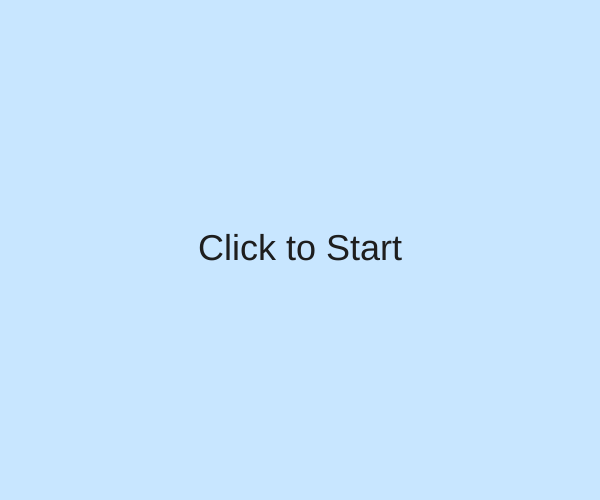
Frame 1 (no input)
Frame 60 (no input): identical to frame 1, image omitted
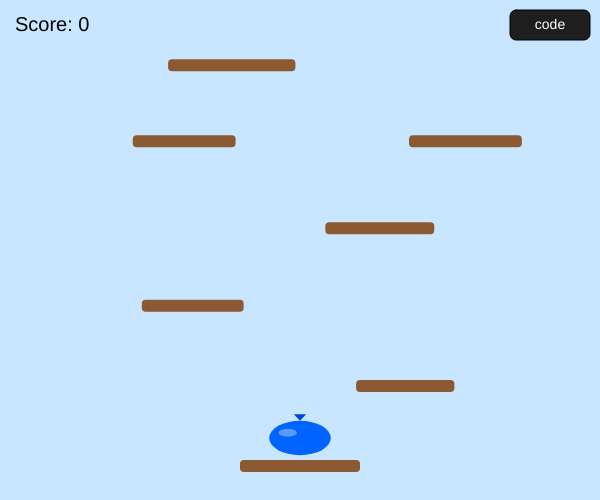
Frame 120 (the mouse pressed at the canvas centre since frame 60)

The p5.js sketch that drew these frames (run headless with seeded random() and noise() and a simulated clock; from frame 60 on, the mouse is pressed at the canvas centre):

// p5.js sketch
// ── sketch.js
// =======================================

// WATER BALLOON INFINITE CLIMBER

// FULL VERSION WITH:

// - Scoring

// - Spikes

// - Double Jump

// - Pop + Water Burst

// - Secret Fly Cheat (BojoHead)

// - Auto Score in Fly Mode

// - Spiky Balls (roll down platforms after 100 points)

// =======================================


let lastPlatformY = null;

let lastPlatformId = null;

let lastSpikeY = -Infinity;


let ball;

let gravity = 0.8;

let moveAccel = 0.6;

let maxSpeed = 6;

let friction = 0.9;

let jumpStrength = -16;

let bounceDamp = -0.25;


let onGround = false;


let youCanDoubleJump = false;

let lastDoubleJumpScore = 0;


let scaleX = 1;

let scaleY = 1;

let targetScaleX = 1;

let targetScaleY = 1;


let platforms = [];

let highestPlatformY = 0;

let camY = 0;

let score = 0;


let gameStarted = false;


// Pop system

let isPopping = false;

let popTimer = 0;

let popDuration = 30;


// Water particles

let waterParticles = [];


// Cheat system

let enteringCode = false;

let codeInput = "";

let flyMode = false;

let flyScoreTimer = 0; // auto score in fly mode


// Spiky balls

let spikyBalls = [];

let spikySpawnTimer = 0;

let spikySpawnInterval = 2000; // max 1 ball every 2 sec


// ======================

// SETUP

// ======================


function setup() {

  createCanvas(600, 500);

  resetGame();

}


function draw() {

  background(200, 230, 255);


  if (!gameStarted) {

    textAlign(CENTER, CENTER);

    textSize(36);

    fill(30);

    text("Click to Start", width / 2, height / 2);

    return;

  }


  updateBall();

  updateCamera();

  generatePlatforms();

  cleanPlatforms();

  updateSpikyBalls();


  push();

  translate(0, -camY);


  drawPlatforms();

  drawBalloon();

  drawSpikyBalls();

  updateWaterParticles();


  pop();


  drawUI();

}


// ======================

// BALL LOGIC

// ======================


function updateBall() {

  // POP FREEZE

  if (isPopping) {

    popTimer++;

    if (popTimer >= popDuration) {

      gameStarted = false;

      resetGame();

    }

    return;

  }


  // FLY MODE

  if (flyMode) {

    // console.log("flyMode")

    let dx = mouseX - ball.x;

    let dy = mouseY + camY - ball.y;

    let angle = atan2(dy, dx);


    ball.vx = lerp(ball.vx, cos(angle) * 8, 0.2);

    ball.vy = lerp(ball.vy, sin(angle) * 8, 0.2);


    ball.x += ball.vx;

    ball.y += ball.vy;


    // SPIKE COLLISION IN FLY MODE

    for (let p of platforms) {

      if (p.hasSpike && p.spikeX !== null) {

        let spikeTop = p.y - 10;

        if (

          ball.x + ball.r > p.spikeX &&

          ball.x - ball.r < p.spikeX + 10 &&

          ball.y + ball.r > spikeTop &&

          ball.y - ball.r < p.y

        ) {

          isPopping = true;

          popTimer = 0;

          ball.vx = 0;

          ball.vy = 0;

          flyMode = false;

          createWaterBurst();

        }

      }

    }



    // Auto-score in fly mode

    flyScoreTimer += deltaTime / 1000;

    if (flyScoreTimer >= 1) {

      score += 10; // 1 point per second

      flyScoreTimer = 0;

    }


    return; // skip normal physics

  }


      // SPIKY BALL COLLISION IN FLY MODE

    if (score >= 100 && spikyBalls.length < 2) {

      // console.log("score >= 11")

      spikySpawnTimer += deltaTime;


      if (spikySpawnTimer > spikySpawnInterval) {

        // pick random platform anywhere above camera top

        // console.log("spikySpawnTimer > spikySpawnInterval")

        let candidatePlatforms = platforms.filter(

          (p) => p.y < camY + height && p.y > camY - 50

        );

        if (candidatePlatforms.length > 0) {

         spikyBalls.push({

  x: random(40, width - 40),

  y: camY - 40,

  r: 12,

  vx: random([-2, 2]),

  vy: random(2,5)

});

        }

      }

    }

  

  let prevY = ball.y;


  // Horizontal

  if (keyIsDown(LEFT_ARROW)) ball.vx -= moveAccel;

  if (keyIsDown(RIGHT_ARROW)) ball.vx += moveAccel;


  ball.vx *= friction;

  ball.vx = constrain(ball.vx, -maxSpeed, maxSpeed);

  ball.x += ball.vx;

  ball.x = constrain(ball.x, ball.r, width - ball.r);


  // Gravity

  ball.vy += gravity;

  ball.y += ball.vy;


  onGround = false;


  // PLATFORM COLLISION

  for (let p of platforms) {

    if (

      ball.vy >= 0 &&

      prevY + ball.r <= p.y &&

      ball.y + ball.r >= p.y &&

      ball.x + ball.r > p.x &&

      ball.x - ball.r < p.x + p.w

    ) {

      ball.y = p.y - ball.r;

      ball.vy *= bounceDamp;


      targetScaleY = 0.6;

      targetScaleX = 1.4;

      onGround = true;


      if (lastPlatformId !== null && p.id !== lastPlatformId) {

        if (p.y < lastPlatformY) {

          score += 5;

        } else {

          score -= 5;

          if (score < 0) score = 0;

        }


        while (score >= lastDoubleJumpScore + 9) {

          youCanDoubleJump = true;

          lastDoubleJumpScore += 9;

        }

      }


      lastPlatformY = p.y;

      lastPlatformId = p.id;

      break;

    }

  }


  // SPIKE COLLISION

  for (let p of platforms) {

    if (p.hasSpike && p.spikeX !== null) {

      let spikeTop = p.y - 10;


      if (

        ball.x + ball.r > p.spikeX &&

        ball.x - ball.r < p.spikeX + 10 &&

        ball.y + ball.r > spikeTop &&

        ball.y - ball.r < p.y

      ) {

        isPopping = true;

        popTimer = 0;

        ball.vx = 0;

        ball.vy = 0;

        createWaterBurst();

      }

    }

  }


  // SPIKY BALL COLLISION

  for (let s of spikyBalls) {

    let d = dist(ball.x, ball.y, s.x, s.y);

    if (d < ball.r + s.r) {

      isPopping = true;

      popTimer = 0;

      ball.vx = 0;

      ball.vy = 0;

      createWaterBurst();

    }

  }


  if (!onGround) {

    targetScaleX = 1;

    targetScaleY = 1;

  }


  scaleX = lerp(scaleX, targetScaleX, 0.2);

  scaleY = lerp(scaleY, targetScaleY, 0.2);


  // FALL DEATH

  if (ball.y - camY > height + 120) {

    gameStarted = false;

    resetGame();

  }


  // SPAWN SPIKY BALLS AFTER 100 POINTS

}


function updateCamera() {

  let threshold = height * 0.35;

  if (ball.y - camY < threshold) {

    camY = ball.y - threshold;

  }

}


// ======================

// UI

// ======================


function drawUI() {

  fill(0);

  textSize(20);

  textAlign(LEFT, TOP);

  text("Score: " + score, 15, 15);


  if (youCanDoubleJump) {

    fill(0, 150, 255);

    text("Double Jump Ready!", 15, 40);

  }


  // Code box

  fill(30);

  rect(width - 90, 10, 80, 30, 6);


  fill(255);

  textAlign(CENTER, CENTER);

  textSize(14);

  text("code", width - 50, 25);


  if (enteringCode) {

    fill(0);

    rect(width - 180, 50, 170, 30, 6);


    fill(255);

    textAlign(LEFT, CENTER);

    text(codeInput, width - 170, 65);

  }


  if (flyMode) {

    fill(0, 255, 100);

    textAlign(RIGHT, TOP);

    text("FLY MODE", width - 10, 50);

  }

}


// ======================

// PLATFORMS

// ======================


function generateInitialPlatforms() {

  let y = height - 40;

  let w = 120;

  let x = width / 2 - w / 2;


  platforms.push({ x, y, w, h: 12, id: 0, hasSpike: false, spikeX: null });


  y -= 80;


  for (let i = 0; i < 6; i++) {

    createPlatformLayer(y);

    y -= random(75, 90);

  }


  highestPlatformY = y;

}


function generatePlatforms() {

  while (highestPlatformY > camY - 200) {

    createPlatformLayer(highestPlatformY);

    highestPlatformY -= random(75, 90);

  }

}


function createPlatformLayer(y) {

  let count = random() < 0.25 ? 2 : 1;


  function makePlatform(x, w) {

    let platform = {

      x,

      y,

      w,

      h: 12,

      id: platforms.length,

      hasSpike: false,

      spikeX: null,

    };


    if (

      score >= 50 &&

      random() < 0.3 &&

      (lastSpikeY - y >= 70 || lastSpikeY === -Infinity)

    ) {

      platform.hasSpike = true;

      // platform.spikeX = random(platform.x + 10, platform.x + platform.w - 20);
      platform.spikeX = platform.x + platform.w / 2 - 5; // Center the spike

      lastSpikeY = y;

    }


    platforms.push(platform);

  }


  if (count === 1) {

    let w = random(90, 130);

    let x = random(40, width - w - 40);

    makePlatform(x, w);

  } else {

    let w1 = random(90, 120);

    let w2 = random(90, 120);

    makePlatform(random(40, width / 2 - w1 - 20), w1);

    makePlatform(random(width / 2 + 20, width - w2 - 40), w2);

  }

}


function cleanPlatforms() {

  platforms = platforms.filter((p) => p.y < camY + height + 100);

}


function drawPlatforms() {

  noStroke();

  for (let p of platforms) {

    fill(140, 90, 50);

    rect(p.x, p.y, p.w, p.h, 4);


    if (p.hasSpike) {

      fill(255, 0, 0);

      triangle(p.spikeX, p.y, p.spikeX + 10, p.y, p.spikeX + 5, p.y - 10);

    }

  }

}


// ======================

// BALLOON

// ======================


function drawBalloon() {

  push();

  translate(ball.x, ball.y);

  noStroke();


  let popScale = 1;

  let alpha = 255;


  if (isPopping) {

    let t = popTimer / popDuration;

    if (t < 0.5) popScale = 1 + t * 2;

    else {

      popScale = 2 - t * 2;

      alpha = 255 * (1 - t);

    }

  }


  push();

  scale(scaleX * popScale, scaleY * popScale);


  fill(0, 100, 255, alpha);

  ellipse(0, 0, ball.r * 2, ball.r * 2.6);


  fill(255, 255, 255, 90 * (alpha / 255));

  ellipse(-ball.r * 0.4, -ball.r * 0.4, ball.r * 0.6);


  fill(0, 70, 220, alpha);

  let balloonTop = -ball.r * 1.3;

  let tieHeight = ball.r * 0.5;

  let tieWidth = ball.r * 0.4;


  triangle(

    -tieWidth / 2,

    balloonTop - tieHeight,

    tieWidth / 2,

    balloonTop - tieHeight,

    0,

    balloonTop

  );


  pop();

  pop();

}


// ======================

// WATER PARTICLES

// ======================


function createWaterBurst() {

  for (let i = 0; i < 25; i++) {

    waterParticles.push({

      x: ball.x,

      y: ball.y,

      vx: random(-4, 4),

      vy: random(-6, -1),

      size: random(4, 8),

      alpha: 255,

    });

  }

}


function updateWaterParticles() {

  for (let i = waterParticles.length - 1; i >= 0; i--) {

    let w = waterParticles[i];

    w.vy += 0.3;

    w.x += w.vx;

    w.y += w.vy;

    w.alpha -= 8;


    fill(0, 150, 255, w.alpha);

    ellipse(w.x, w.y, w.size);


    if (w.alpha <= 0) waterParticles.splice(i, 1);

  }

}


// ======================

// SPIKY BALLS

// ======================


function updateSpikyBalls() {

  for (let i = spikyBalls.length - 1; i >= 0; i--) {

    let s = spikyBalls[i];


    // Apply gravity

    s.vy += gravity;

    s.y += s.vy;


    // Horizontal movement only if on platform

    let onPlatform = false;


    for (let p of platforms) {

      if (

        s.vy >= 0 &&

        s.y + s.r >= p.y &&

        s.y + s.r <= p.y + p.h &&

        s.x + s.r > p.x &&

        s.x - s.r < p.x + p.w

      ) {

        // Landed on platform

        s.y = p.y - s.r;

        s.vy = 0;

        onPlatform = true;


        // Roll

        s.x += s.vx;

        break;

      }

    }


    // Free fall if not on platform

    if (!onPlatform) {

      s.x += s.vx; // continue horizontal while falling

    }


    // Remove if below screen

    if (s.y - camY > height + 50) {

      spikyBalls.splice(i, 1);

    }

  }

}

function drawSpikyBalls() {

  for (let s of spikyBalls) {

    push();

    translate(s.x, s.y);

    noStroke();


    // Draw main ball

    fill(150, 0, 0);

    ellipse(0, 0, s.r * 2);


    // Draw spikes around the ball

    fill(200, 0, 0);

    let spikes = 8;

    for (let i = 0; i < spikes; i++) {

      let angle = (TWO_PI / spikes) * i;

      let sx = cos(angle) * s.r;

      let sy = sin(angle) * s.r;

      triangle(

        sx,

        sy,

        sx + cos(angle) * 6,

        sy + sin(angle) * 6,

        sx + cos(angle + 0.2) * 6,

        sy + sin(angle + 0.2) * 6

      );

    }


    // Angry face

    fill(0);

    ellipse(-s.r * 0.3, -s.r * 0.3, s.r * 0.3); // left eye

    ellipse(s.r * 0.3, -s.r * 0.3, s.r * 0.3); // right eye


    noFill();

    stroke(0);

    strokeWeight(2);

    arc(0, s.r * 0.1, s.r, s.r * 0.5, PI, TWO_PI); // angry mouth


    pop();

  }

}

// ======================

// INPUT

// ======================


function keyPressed() {

  if (keyCode === UP_ARROW && onGround) {

    ball.vy = jumpStrength;

    onGround = false;

    targetScaleY = 1.4;

    targetScaleX = 0.6;

  } else if (keyCode === UP_ARROW && youCanDoubleJump) {

    ball.vy = jumpStrength;

    onGround = false;

    targetScaleY = 1.4;

    targetScaleX = 0.6;

    youCanDoubleJump = false;

  }

}


function keyTyped() {

  if (enteringCode) {

    if (key === "Enter") {

      if (codeInput === "Bojo-Head") flyMode = true;

      enteringCode = false;

      return;

    }

    if (key === "Backspace") {

      codeInput = codeInput.slice(0, -1);

      return;

    }

    if (codeInput.length < 20) codeInput += key;

  }

}


function mousePressed() {

  if (

    mouseX > width - 90 &&

    mouseX < width - 10 &&

    mouseY > 10 &&

    mouseY < 40

  ) {

    enteringCode = true;

    codeInput = "";

    return;

  }


  if (!gameStarted) gameStarted = true;

}


// ======================

// RESET

// ======================


function resetGame() {

  camY = 0;

  platforms = [];

  score = 0;


  lastPlatformY = null;

  lastPlatformId = null;

  lastSpikeY = -Infinity;


  youCanDoubleJump = false;

  lastDoubleJumpScore = 0;


  isPopping = false;

  popTimer = 0;

  waterParticles = [];


  flyMode = false;

  flyScoreTimer = 0;

  enteringCode = false;

  codeInput = "";


  spikyBalls = [];

  spikySpawnTimer = 0;


  generateInitialPlatforms();


  let spawnPlatform = platforms[0];


  ball = {

    x: spawnPlatform.x + spawnPlatform.w / 2,

    y: spawnPlatform.y - 22,

    r: 22,

    vx: 0,

    vy: 0,

  };

}
